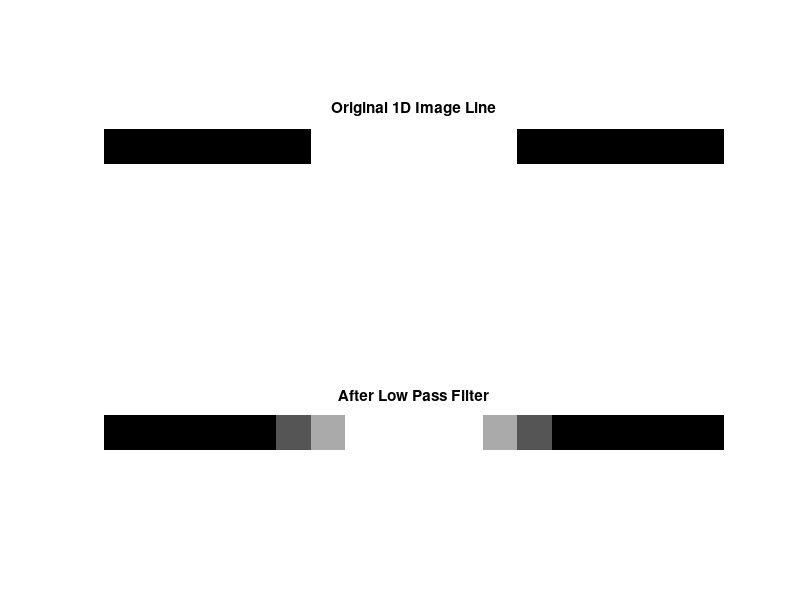

Recreate this plot in MATLAB. (Note: this script raises an error after producing the figure.)
%Clear the Console
clc;
%Delete All Memory Variables/Close All Windows
clear all;
close all;

pkg load image;
%{
  Low Pass Filter is allow to only pass low frequency in the image 
  and try to surpress the high frequency into (averaging) lower ranges 
  
  For Example: 
    Let's assume we've an 1D array show an Line Image 
    
     Line Image = 1 1 1 1 1 1 9 9 9 9 9 9 9 9 1 1 1 1 1 1 1 
                  low freq   --  low feq     --   low freq
     
     -- dashes mean high frequency transition 
     Note that there's a huge transition between 
      1 -> 9 so a low pass filter will try to 
      surpress thess transition into smaller values (Edges)
      and allow the low frequency to pass .. 
    
      The Low Pass Filter for 1D is 1/3 * [ 1 1 1 ]
      
%}

img1D = [ 1 1 1 1 1 1 255 255 255 255 255 255 1 1 1 1 1 1 ];
%Filted [1 1 1 1 1 86 170 255 255 255 255 170 86 1 1 1 1 1];
img1D = im2double(img1D/255);
filter = 1 / 3 * [ 1 1 1 ]; 

subplot(2,1,1);
imshow(img1D); 
title("Original 1D Image Line")

filtered = imfilter(img1D,filter);

subplot(2,1,2);
imshow(filtered);
title("After Low Pass Filter")

%{
      For Images as 2D the Low Pass Filter is 
      based on Filter Kernel 3 x 3 filter will be 1/9 [1 1 1; 1 1 1; 1 1 1]
      1/9 because the kernel was 3 x 3
      
      if kernel 7 x 7 
      then factor of filter will be 1/49 
      [ 1 1 1 1 1 1 1;
        1 1 1 1 1 1 1;
        1 1 1 1 1 1 1;
        1 1 1 1 1 1 1;
        1 1 1 1 1 1 1;
        1 1 1 1 1 1 1;
        1 1 1 1 1 1 1;
        ] 

%}

img_2D = imread('hc.jpg');
sf = 7;% size of the Filter 
filter = (1/(sf*sf))* ones(sf);

figure;
subplot(1,2,1);
imshow(img_2D); 
title("Original 2D Image")

filtered = imfilter(img_2D,filter);%boundary option, output size -- ,'replicate','same'

subplot(1,2,2);
imshow(filtered);
title("After Low Pass Filter on 2D Image")

%{
  But We Need to Be the Same Size as Original 
   Becasue filter eliminate pixels we need to 
   add pixels to do padding the image so that after 
   applying filter it will return to the same size 
   
   4rd paramter (output size) to imfilter 'same' or use 'full'
   use 3rd parameter (boundary option) to image we applying the filter
   we've option (replicate, symmetric)
   
   Also called Smoothing Filter or Averaging Filter
   
   %}



